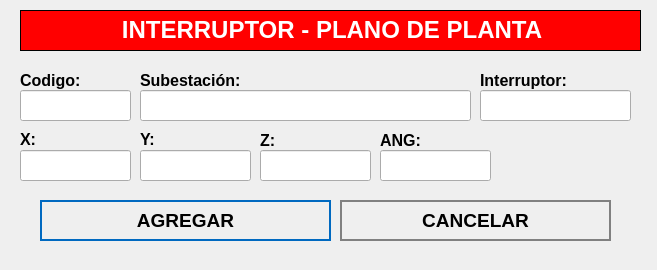
<?xml version="1.0" encoding="UTF-8"?>
<ui version="4.0">
 <class>NewBook</class>
 <widget class="QWidget" name="NewBook">
  <property name="geometry">
   <rect>
    <x>0</x>
    <y>0</y>
    <width>657</width>
    <height>270</height>
   </rect>
  </property>
  <property name="windowTitle">
   <string>Nuevo Registro</string>
  </property>
  <property name="styleSheet">
   <string notr="true">QPushButton
{	
	height: 2em;
 	border-style: solid;
	border-width: 2px;
 	border-color: grey;
	font-weight: bold;
}

QPushButton:hover
{
   	background-color:grey;
	color:white;
}</string>
  </property>
  <widget class="QLabel" name="label">
   <property name="geometry">
    <rect>
     <x>20</x>
     <y>10</y>
     <width>621</width>
     <height>41</height>
    </rect>
   </property>
   <property name="font">
    <font>
     <underline>false</underline>
    </font>
   </property>
   <property name="autoFillBackground">
    <bool>false</bool>
   </property>
   <property name="styleSheet">
    <string notr="true">background-color: red;</string>
   </property>
   <property name="frameShape">
    <enum>QFrame::Box</enum>
   </property>
   <property name="text">
    <string>&lt;html&gt;&lt;head/&gt;&lt;body&gt;&lt;p align=&quot;center&quot;&gt;&lt;span style=&quot; font-size:18pt; font-weight:600; color:#ffffff;&quot;&gt;INTERRUPTOR - PLANO DE PLANTA&lt;/span&gt;&lt;/p&gt;&lt;/body&gt;&lt;/html&gt;</string>
   </property>
  </widget>
  <widget class="QLabel" name="label_autoriza">
   <property name="geometry">
    <rect>
     <x>20</x>
     <y>70</y>
     <width>101</width>
     <height>21</height>
    </rect>
   </property>
   <property name="text">
    <string>&lt;html&gt;&lt;head/&gt;&lt;body&gt;&lt;p&gt;&lt;span style=&quot; font-size:12pt; font-weight:600;&quot;&gt;Codigo:&lt;/span&gt;&lt;/p&gt;&lt;/body&gt;&lt;/html&gt;</string>
   </property>
  </widget>
  <widget class="QLineEdit" name="inputCodigo">
   <property name="geometry">
    <rect>
     <x>20</x>
     <y>90</y>
     <width>111</width>
     <height>31</height>
    </rect>
   </property>
   <property name="font">
    <font>
     <pointsize>12</pointsize>
    </font>
   </property>
  </widget>
  <widget class="QLineEdit" name="inputSubestacion">
   <property name="geometry">
    <rect>
     <x>140</x>
     <y>90</y>
     <width>331</width>
     <height>31</height>
    </rect>
   </property>
   <property name="font">
    <font>
     <pointsize>12</pointsize>
    </font>
   </property>
  </widget>
  <widget class="QPushButton" name="addButton">
   <property name="geometry">
    <rect>
     <x>40</x>
     <y>200</y>
     <width>291</width>
     <height>41</height>
    </rect>
   </property>
   <property name="font">
    <font>
     <pointsize>14</pointsize>
     <weight>75</weight>
     <bold>true</bold>
    </font>
   </property>
   <property name="cursor">
    <cursorShape>PointingHandCursor</cursorShape>
   </property>
   <property name="styleSheet">
    <string notr="true">QPushButton
{	
	height: 2em;
 	border-style: solid;
	border-width: 2px;
 	border-color: #0069c0;
	font-weight: bold;
}

QPushButton:hover
{
   	background-color:#0069c0;
	color:white;
}</string>
   </property>
   <property name="text">
    <string>AGREGAR</string>
   </property>
   <property name="icon">
    <iconset>
     <normaloff>../assets/icons/add-icon.png</normaloff>../assets/icons/add-icon.png</iconset>
   </property>
   <property name="iconSize">
    <size>
     <width>30</width>
     <height>30</height>
    </size>
   </property>
   <property name="autoDefault">
    <bool>true</bool>
   </property>
   <property name="default">
    <bool>true</bool>
   </property>
   <property name="flat">
    <bool>true</bool>
   </property>
  </widget>
  <widget class="QPushButton" name="cancelButton">
   <property name="geometry">
    <rect>
     <x>340</x>
     <y>200</y>
     <width>271</width>
     <height>41</height>
    </rect>
   </property>
   <property name="font">
    <font>
     <pointsize>14</pointsize>
     <weight>75</weight>
     <bold>true</bold>
    </font>
   </property>
   <property name="cursor">
    <cursorShape>PointingHandCursor</cursorShape>
   </property>
   <property name="styleSheet">
    <string notr="true">QPushButton
{	
	height: 2em;
 	border-style: solid;
	border-width: 2px;
 	border-color: grey;
	font-weight: bold;
}

QPushButton:hover
{
   	background-color:grey;
	color:white;
}</string>
   </property>
   <property name="text">
    <string>CANCELAR</string>
   </property>
   <property name="icon">
    <iconset>
     <normaloff>../assets/icons/cancel-icon.png</normaloff>../assets/icons/cancel-icon.png</iconset>
   </property>
   <property name="iconSize">
    <size>
     <width>30</width>
     <height>30</height>
    </size>
   </property>
   <property name="autoDefault">
    <bool>true</bool>
   </property>
   <property name="default">
    <bool>true</bool>
   </property>
   <property name="flat">
    <bool>true</bool>
   </property>
  </widget>
  <widget class="QLabel" name="label_aquienVisita">
   <property name="geometry">
    <rect>
     <x>140</x>
     <y>70</y>
     <width>191</width>
     <height>21</height>
    </rect>
   </property>
   <property name="text">
    <string>&lt;html&gt;&lt;head/&gt;&lt;body&gt;&lt;p&gt;&lt;span style=&quot; font-size:12pt; font-weight:600;&quot;&gt;Subestación:&lt;/span&gt;&lt;/p&gt;&lt;/body&gt;&lt;/html&gt;</string>
   </property>
  </widget>
  <widget class="QLabel" name="label_horaIngreso">
   <property name="geometry">
    <rect>
     <x>20</x>
     <y>130</y>
     <width>71</width>
     <height>16</height>
    </rect>
   </property>
   <property name="text">
    <string>&lt;html&gt;&lt;head/&gt;&lt;body&gt;&lt;p&gt;&lt;span style=&quot; font-size:12pt; font-weight:600;&quot;&gt;X:&lt;/span&gt;&lt;/p&gt;&lt;/body&gt;&lt;/html&gt;</string>
   </property>
  </widget>
  <widget class="QLabel" name="label_horaSalida">
   <property name="geometry">
    <rect>
     <x>140</x>
     <y>130</y>
     <width>81</width>
     <height>16</height>
    </rect>
   </property>
   <property name="text">
    <string>&lt;html&gt;&lt;head/&gt;&lt;body&gt;&lt;p&gt;&lt;span style=&quot; font-size:12pt; font-weight:600;&quot;&gt;Y:&lt;/span&gt;&lt;/p&gt;&lt;/body&gt;&lt;/html&gt;</string>
   </property>
  </widget>
  <widget class="QLabel" name="label_motivoVisita">
   <property name="geometry">
    <rect>
     <x>260</x>
     <y>130</y>
     <width>101</width>
     <height>21</height>
    </rect>
   </property>
   <property name="text">
    <string>&lt;html&gt;&lt;head/&gt;&lt;body&gt;&lt;p&gt;&lt;span style=&quot; font-size:12pt; font-weight:600;&quot;&gt;Z:&lt;/span&gt;&lt;/p&gt;&lt;/body&gt;&lt;/html&gt;</string>
   </property>
  </widget>
  <widget class="QLineEdit" name="inputX">
   <property name="geometry">
    <rect>
     <x>20</x>
     <y>150</y>
     <width>111</width>
     <height>31</height>
    </rect>
   </property>
   <property name="font">
    <font>
     <pointsize>12</pointsize>
    </font>
   </property>
  </widget>
  <widget class="QLineEdit" name="inputY">
   <property name="geometry">
    <rect>
     <x>140</x>
     <y>150</y>
     <width>111</width>
     <height>31</height>
    </rect>
   </property>
   <property name="font">
    <font>
     <pointsize>12</pointsize>
    </font>
   </property>
  </widget>
  <widget class="QLineEdit" name="inputZ">
   <property name="geometry">
    <rect>
     <x>260</x>
     <y>150</y>
     <width>111</width>
     <height>31</height>
    </rect>
   </property>
   <property name="font">
    <font>
     <pointsize>12</pointsize>
    </font>
   </property>
  </widget>
  <widget class="QLineEdit" name="inputInterruptor">
   <property name="geometry">
    <rect>
     <x>480</x>
     <y>90</y>
     <width>151</width>
     <height>31</height>
    </rect>
   </property>
   <property name="font">
    <font>
     <pointsize>12</pointsize>
    </font>
   </property>
  </widget>
  <widget class="QLabel" name="label_motivoVisita_3">
   <property name="geometry">
    <rect>
     <x>480</x>
     <y>70</y>
     <width>161</width>
     <height>21</height>
    </rect>
   </property>
   <property name="text">
    <string>&lt;html&gt;&lt;head/&gt;&lt;body&gt;&lt;p&gt;&lt;span style=&quot; font-size:12pt; font-weight:600;&quot;&gt;Interruptor:&lt;/span&gt;&lt;/p&gt;&lt;/body&gt;&lt;/html&gt;</string>
   </property>
  </widget>
  <widget class="QLabel" name="label_motivoVisita_2">
   <property name="geometry">
    <rect>
     <x>380</x>
     <y>130</y>
     <width>101</width>
     <height>21</height>
    </rect>
   </property>
   <property name="text">
    <string>&lt;html&gt;&lt;head/&gt;&lt;body&gt;&lt;p&gt;&lt;span style=&quot; font-size:12pt; font-weight:600;&quot;&gt;ANG:&lt;/span&gt;&lt;/p&gt;&lt;/body&gt;&lt;/html&gt;</string>
   </property>
  </widget>
  <widget class="QLineEdit" name="inputANG">
   <property name="geometry">
    <rect>
     <x>380</x>
     <y>150</y>
     <width>111</width>
     <height>31</height>
    </rect>
   </property>
   <property name="font">
    <font>
     <pointsize>12</pointsize>
    </font>
   </property>
  </widget>
 </widget>
 <tabstops>
  <tabstop>inputCodigo</tabstop>
  <tabstop>inputSubestacion</tabstop>
  <tabstop>addButton</tabstop>
  <tabstop>cancelButton</tabstop>
 </tabstops>
 <resources/>
 <connections/>
</ui>
